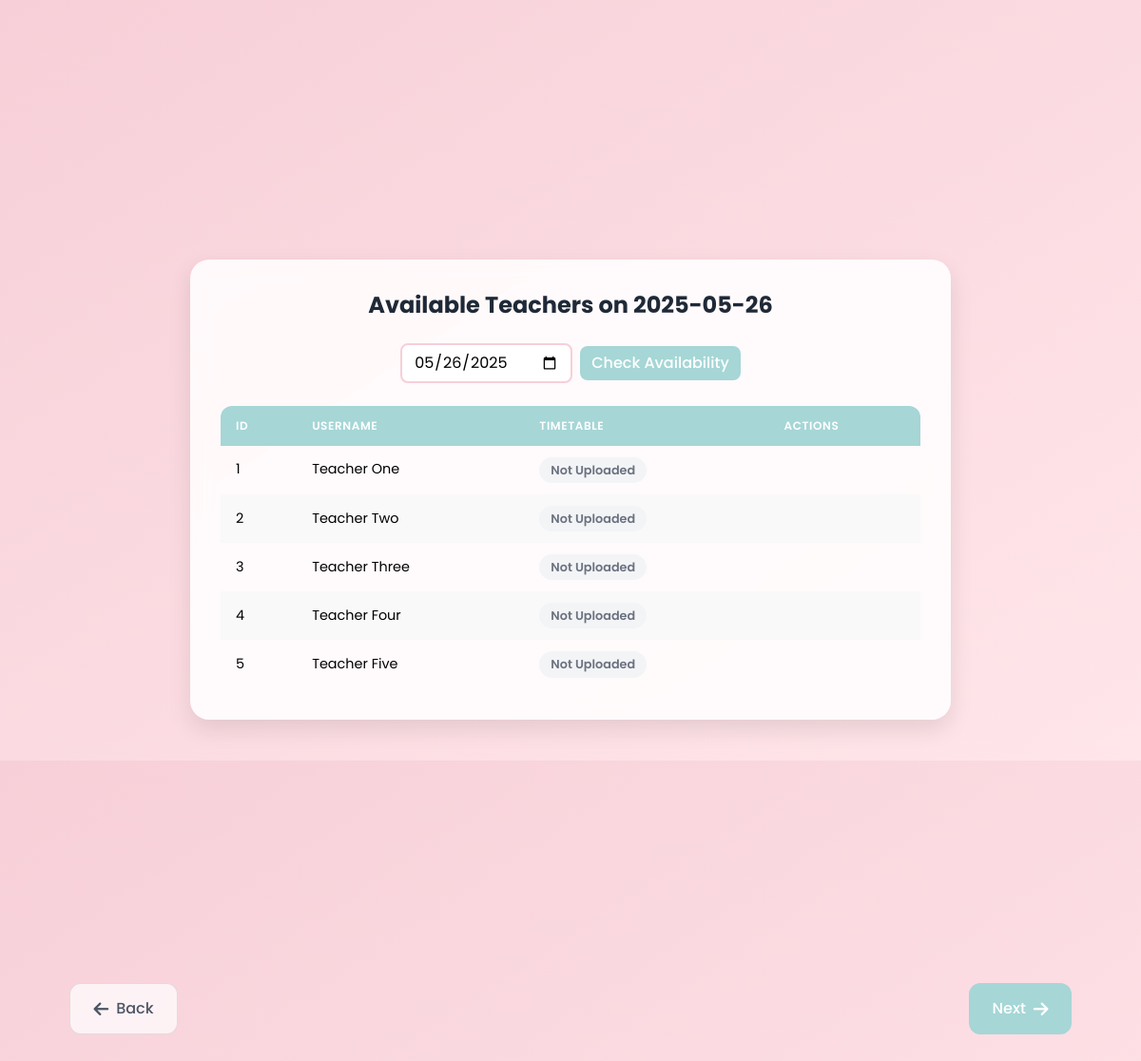
Screenshot of /available_teachers with the database file from the repository.
### models.py (models this page shows, shortened)
class Teacher(db.Model):
    user_id = db.Column(db.Integer, primary_key=True, autoincrement=True)
    username = db.Column(db.String(80), nullable=False)
    password = db.Column(db.String(80), unique=True, nullable=False)
    time_table = db.Column(db.LargeBinary)
    time_table_filename = db.Column(db.String(255))

### app.py (the view)
@app.route('/available_teachers', methods=['GET'])
def available_teachers():
    selected_date = request.args.get('date', datetime.now().strftime('%Y-%m-%d'))
    want_json = request.headers.get('Accept') == 'application/json'
    try:
        datetime.strptime(selected_date, '%Y-%m-%d')
    except ValueError:
        if want_json:
            return jsonify({'error': 'Invalid date format. Use YYYY-MM-DD'}), 400
        return "Invalid date format. Use YYYY-MM-DD", 400
    unavailable_teacher_ids = [
        t.user_id for t in TeacherUnavailability.query.filter_by(date=selected_date).all()
    ]
    available_teachers = Teacher.query.filter(
        Teacher.user_id.notin_(unavailable_teacher_ids) if unavailable_teacher_ids else True
    ).all()
    if want_json:
        teachers_data = [{
            'user_id': teacher.user_id,
            'username': teacher.username,
            'has_timetable': teacher.time_table is not None,
            'timetable_url': url_for('get_timetable', teacher_id=teacher.user_id, _external=True)
                           if teacher.time_table else None
        } for teacher in available_teachers]
        return jsonify({
            'date': selected_date,
            'available_teachers': teachers_data
        })
    else:
        return render_template('available_teachers.html',
                            teachers=available_teachers,
                            selected_date=selected_date)

### templates/available_teachers.html (shortened to what this page needs)
<!DOCTYPE html>
<html lang="en">
<head>
    <script src="https://cdn.tailwindcss.com"></script>
    <link rel="stylesheet" href="https://cdnjs.cloudflare.com/ajax/libs/font-awesome/6.0.0/css/all.min.css">
</head>
<body>
    <div class="min-h-screen py-12 px-4 flex items-center justify-center">
        <div class="main-container w-full">
            <h1 class="text-2xl font-bold mb-6 text-center text-gray-800">Available Teachers on {{ selected_date }}</h1>
            <div class="mb-6">
                <form method="get" class="flex flex-wrap items-center justify-center gap-2">
                    <input type="date" name="date" value="{{ selected_date }}"
                           class="date-picker">
                    <button type="submit" class="submit-btn">
                        Check Availability
                    </button>
                </form>
            </div>
            {% if teachers %}
            <div class="table-container">
                <table>
                    <thead>
                        <tr>
                            <th class="text-left">ID</th>
                            <th class="text-left">Username</th>
                            <th class="text-left">Timetable</th>
                            <th class="text-left">Actions</th>
                        </tr>
                    </thead>
                    <tbody>
                        {% for teacher in teachers %}
                        <tr>
                            <td>{{ teacher.user_id }}</td>
                            <td>{{ teacher.username }}</td>
                            <td>
                                {% if teacher.time_table %}
                                    <span class="status-badge available">
                                        Available
                                    </span>
                                {% else %}
                                    <span class="status-badge unavailable">
                                        Not Uploaded
                                    </span>
                                {% endif %}
                            </td>
                            <td>
                            </td>
                        </tr>
                        {% endfor %}
                    </tbody>
                </table>
            </div>
            {% else %}
            <div class="bg-white rounded-lg shadow p-6 text-center">
                <p class="text-gray-600">No teachers available on {{ selected_date }}</p>
            </div>
            {% endif %}
        </div>
    </div>
    <div class="fixed bottom-6 left-0 right-0 nav-container py-2 px-3">
        <div class="container mx-auto flex justify-between">
            <button onclick="window.history.back()"
                    class="nav-btn back-btn px-6 py-3 rounded-xl transition-all duration-200 flex items-center">
                <i class="fas fa-arrow-left mr-2 text-lg"></i>
                Back
            </button>
            <button onclick="window.location.href='/upload_doc'"
                    class="nav-btn next-btn px-6 py-3 text-white rounded-xl hover:shadow-lg transition-all duration-200 flex items-center">
                Next
                <i class="fas fa-arrow-right ml-2 text-lg"></i>
            </button>
        </div>
    </div>
</body>
</html>

### templates/available_teachers.html (style rules this page uses)
body { font-family: 'Poppins', sans-serif; background-color: #F7CFD8; background-image: linear-gradient(to bottom right, #F7CFD8, #FFE6EA); min-height: 100vh; }
.main-container { max-width: 800px; background-color: rgba(255, 255, 255, 0.85); backdrop-filter: blur(10px); -webkit-backdrop-filter: blur(10px); border-radius: 20px; box-shadow: 0 10px 25px rgba(0, 0, 0, 0.1); padding: 2rem; margin-bottom: 80px; }
.table-container { max-width: 750px; margin: 0 auto; overflow-x: auto; }
table { width: 100%; border-collapse: separate; border-spacing: 0; border-radius: 12px; overflow: hidden; }
th { background-color: #A6D6D6; color: white; font-weight: 600; text-transform: uppercase; font-size: 0.75rem; letter-spacing: 0.05em; padding: 0.75rem 1rem; }
td { padding: 0.75rem 1rem; font-size: 0.9rem; }
tr:nth-child(even) { background-color: #F9F9F9; }
.status-badge { padding: 0.25rem 0.75rem; border-radius: 9999px; font-size: 0.8rem; font-weight: 600; display: inline-flex; align-items: center; }
.status-badge.unavailable { background-color: #F3F4F6; color: #6B7280; }
.date-picker { border: 2px solid #F7CFD8; border-radius: 8px; padding: 0.35rem 0.75rem; outline: none; transition: all 0.2s; }
.submit-btn { background-color: #A6D6D6; color: white; border-radius: 8px; padding: 0.35rem 0.75rem; font-weight: 500; transition: all 0.2s; }
.nav-btn { padding: 0.75rem 1.5rem; font-size: 1rem; font-weight: 500; transition: all 0.2s; }
.nav-container { background-color: transparent; backdrop-filter: none; -webkit-backdrop-filter: none; box-shadow: none; padding: 0.5rem 2rem; }
.nav-container .container { max-width: 90%; }
@media (min-width: 768px) { .nav-container .container { max-width: 95%; } }
@media (min-width: 768px) { .nav-btn.back-btn { margin-left: 2rem; } }
@media (min-width: 768px) { .nav-btn.next-btn { margin-right: 2rem; } }
.nav-btn.next-btn { background: #A6D6D6; color: white; transition: all 0.3s ease; }
.nav-btn.back-btn { background-color: rgba(255, 255, 255, 0.7); color: #4B5563; border: 1px solid rgba(0, 0, 0, 0.1); transition: all 0.3s ease; }
body { padding-bottom: 80px; }
.main-container { margin-bottom: 90px; }
h1 { font-size: 1.75rem; margin-bottom: 1rem; }
.py-12 { padding-top: 1.5rem; padding-bottom: 1.5rem; }

### rows the page displays
Teacher: user_id "1", username "Teacher One", shows "Not Uploaded"
Teacher: user_id "2", username "Teacher Two", shows "Not Uploaded"
Teacher: user_id "3", username "Teacher Three", shows "Not Uploaded"
Teacher: user_id "4", username "Teacher Four", shows "Not Uploaded"
Teacher: user_id "5", username "Teacher Five", shows "Not Uploaded"

### other values shown
{{ selected_date }} "2025-05-26"
